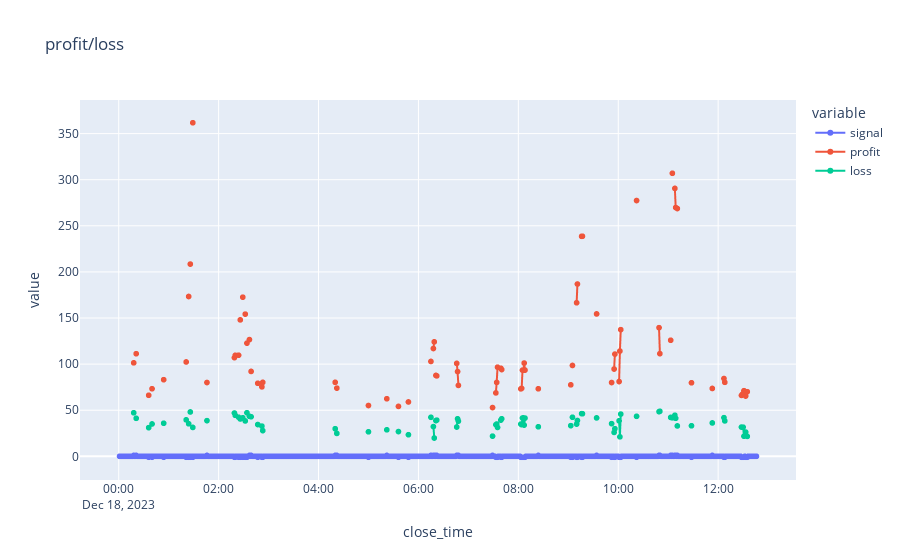

Source (notebook cell):
### Code cell
def calc_signal(candles, predict_window, open_ratio, min_profit_ratio, max_loss_ratio, comission_pct=0.012):
    """ Signal -1,0,1 plus extended debugging info """
    #next_candles = candles[['open', 'high', 'low', 'close', 'vol']].shift(1)

    next_candles = pd.DataFrame(index=candles.index)
    next_candles[['high', 'low']] = (candles[['high', 'low']][::-1]
                                     .rolling(predict_window).agg({'high' : 'max', 'low' : 'min'})
                                     [::-1])

    # BTC-USDT 40 000 * 1% = 400
    # BTC-USDT 40 000 * 0.012% = 40 * 0.012 = 4,8
    comission = comission_pct*0.01*2 # Order open, order close, double comission
    # Ratio to open: generate signal if profit/loss > open ratio
    #open_ratio = 1
    min_profit = candles['close']*(max(comission*2, min_profit_ratio))
    max_loss = candles['close']*max_loss_ratio
    
    # Profit / loss > open ratio considering comission and minimal profit
    profit_buy = (next_candles['high'] - candles['high']) - (candles['close']*2*comission)
    loss_buy =  (candles['high'] - next_candles['low']) + (candles['close']*2*comission)
    signal_buy = (profit_buy > 0) & ((profit_buy / loss_buy) > open_ratio)& (profit_buy > min_profit) & (loss_buy < max_loss)
    
    # Profit / loss > open ratio considering comission and minimal profit
    profit_sell = (candles['low'] - next_candles['low']) - (candles['close']*2*comission)
    loss_sell = (next_candles['high'] - candles['low']) + (candles['close']*2*comission)
    signal_sell = (profit_sell > 0) & ((profit_sell / loss_sell) > open_ratio) & (profit_sell > min_profit) & (loss_sell < max_loss)

    # Signal
    signal = pd.DataFrame(index=candles.index)
    signal['signal'] = 0  # Default to 0
    signal.loc[signal_buy & ~signal_sell, 'signal'] = 1  # Set to 1 where 'buy' is True and 'sell' is False
    signal.loc[~signal_buy & signal_sell, 'signal'] = -1  # Set to -1 where 'sell' is True and 'buy' is False

    df = signal
    # Future profit and loss
    df.loc[signal['signal']==1, 'profit'] = profit_buy
    df.loc[signal['signal']==1, 'loss'] = loss_buy
    df.loc[signal['signal']==-1, 'profit'] = profit_sell
    df.loc[signal['signal']==-1, 'loss'] = loss_sell
    return df

signal = (calc_signal(candles, 
                      predict_window = '10min', 
                      open_ratio = 2, 
                      # 0.01*0.012*2 - open+close comission 0.012%
                      # Comission is 4.8 for 40K price, ~10 for one open+close trade
                      min_profit_ratio = (0.01*0.012*2) * 5,
                      max_loss_ratio = (0.01*0.012*2) * 5)
         )
signal[signal['signal']!=0].tail(100)

# Pie plot, signals
plot_signal_counts(signal)


# Line plot, profit/loss
import plotly.express as px
import warnings
# Supress pandas+plotly warning
warnings.simplefilter(action='ignore', category=FutureWarning)
px.line(signal, title='profit/loss').update_traces(mode='lines+markers').show()

# Matplotlib profit/loss chart
# signal[signal['signal']!=0].plot(linestyle=':', marker='o', title='profit/loss')
#plt.show()

### Figure 1 — Plotly figure (JSON) as saved in the notebook; plotly's stock layout.template omitted (floating-point values rounded to 4 significant figures; data arrays with more than 128 entries replaced by an {"elided": "..."} marker saying what was removed)
{"data": [{"hovertemplate": "variable=signal<br>close_time=%{x}<br>value=%{y}<extra></extra>", "legendgroup": "signal", "line": {"color": "#636efa", "dash": "solid"}, "marker": {"symbol": "circle"}, "mode": "lines+markers", "name": "signal", "showlegend": true, "type": "scattergl", "x": {"elided": "766 str values"}, "xaxis": "x", "y": {"elided": "766 int values"}, "yaxis": "y"}, {"hovertemplate": "variable=profit<br>close_time=%{x}<br>value=%{y}<extra></extra>", "legendgroup": "profit", "line": {"color": "#EF553B", "dash": "solid"}, "marker": {"symbol": "circle"}, "mode": "lines+markers", "name": "profit", "showlegend": true, "type": "scattergl", "x": {"elided": "766 str values"}, "xaxis": "x", "y": {"elided": "766 float values"}, "yaxis": "y"}, {"hovertemplate": "variable=loss<br>close_time=%{x}<br>value=%{y}<extra></extra>", "legendgroup": "loss", "line": {"color": "#00cc96", "dash": "solid"}, "marker": {"symbol": "circle"}, "mode": "lines+markers", "name": "loss", "showlegend": true, "type": "scattergl", "x": {"elided": "766 str values"}, "xaxis": "x", "y": {"elided": "766 float values"}, "yaxis": "y"}], "layout": {"autosize": true, "legend": {"title": {"text": "variable"}, "tracegroupgap": 0}, "title": {"text": "profit/loss"}, "xaxis": {"anchor": "y", "autorange": true, "domain": [0, 1], "range": ["2023-12-17 23:15:06.7804", "2023-12-18 13:31:53.2196"], "showspikes": false, "title": {"text": "close_time"}, "type": "date"}, "yaxis": {"anchor": "x", "autorange": true, "domain": [0, 1], "range": [-30.94, 391.7], "showspikes": false, "title": {"text": "value"}, "type": "linear"}}}
